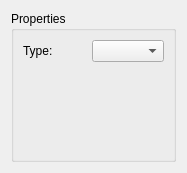
<ui version="4.0" >
 <class>KoConnectionShapeConfigWidget</class>
 <widget class="QWidget" name="KoConnectionShapeConfigWidget" >
  <property name="geometry" >
   <rect>
    <x>0</x>
    <y>0</y>
    <width>187</width>
    <height>173</height>
   </rect>
  </property>
  <property name="windowTitle" >
   <string>Ellipse Shape</string>
  </property>
  <layout class="QVBoxLayout" >
   <item>
    <widget class="QGroupBox" name="groupBox" >
     <property name="title" >
      <string>Properties</string>
     </property>
     <layout class="QGridLayout" >
      <item row="0" column="0" >
       <widget class="QLabel" name="label_3" >
        <property name="text" >
         <string>Type:</string>
        </property>
       </widget>
      </item>
      <item row="0" column="1" >
       <widget class="QComboBox" name="connectionType" />
      </item>
      <item row="1" column="1" >
       <spacer>
        <property name="orientation" >
         <enum>Qt::Vertical</enum>
        </property>
        <property name="sizeHint" >
         <size>
          <width>20</width>
          <height>40</height>
         </size>
        </property>
       </spacer>
      </item>
     </layout>
    </widget>
   </item>
  </layout>
 </widget>
 <resources/>
 <connections/>
</ui>
